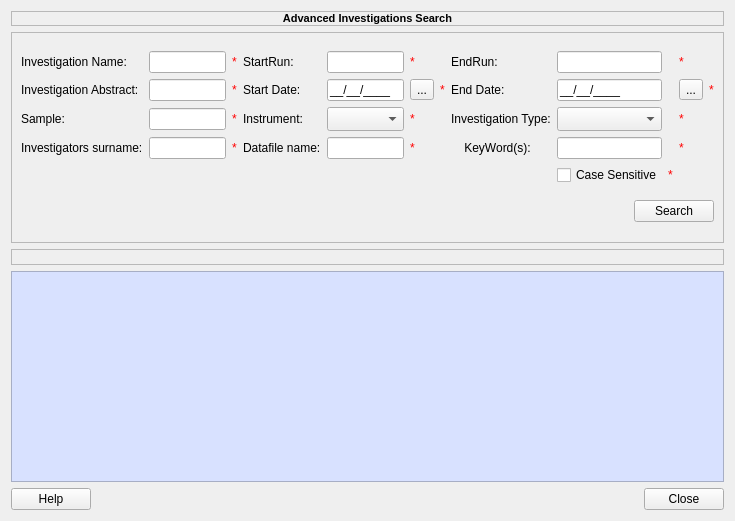
<?xml version="1.0" encoding="UTF-8"?>
<ui version="4.0">
 <class>ICatAdvancedSearch</class>
 <widget class="QWidget" name="ICatAdvancedSearch">
  <property name="geometry">
   <rect>
    <x>0</x>
    <y>0</y>
    <width>735</width>
    <height>521</height>
   </rect>
  </property>
  <property name="windowTitle">
   <string>Catalog Advanced Search</string>
  </property>
  <layout class="QGridLayout" name="gridLayout_3">
   <item row="0" column="0">
    <widget class="QLabel" name="advsearchtitleLabel">
     <property name="maximumSize">
      <size>
       <width>16777215</width>
       <height>16</height>
      </size>
     </property>
     <property name="frameShape">
      <enum>QFrame::StyledPanel</enum>
     </property>
     <property name="frameShadow">
      <enum>QFrame::Sunken</enum>
     </property>
     <property name="text">
      <string>&lt;!DOCTYPE HTML PUBLIC &quot;-//W3C//DTD HTML 4.0//EN&quot; &quot;http://www.w3.org/TR/REC-html40/strict.dtd&quot;&gt;
&lt;html&gt;&lt;head&gt;&lt;meta name=&quot;qrichtext&quot; content=&quot;1&quot; /&gt;&lt;style type=&quot;text/css&quot;&gt;
p, li { white-space: pre-wrap; }
&lt;/style&gt;&lt;/head&gt;&lt;body style=&quot; font-family:'MS Shell Dlg 2'; font-size:8.25pt; font-weight:400; font-style:normal;&quot;&gt;
&lt;p style=&quot; margin-top:0px; margin-bottom:0px; margin-left:0px; margin-right:0px; -qt-block-indent:0; text-indent:0px;&quot;&gt;&lt;span style=&quot; font-size:8pt; font-weight:600;&quot;&gt;Advanced Investigations Search&lt;/span&gt;&lt;/p&gt;&lt;/body&gt;&lt;/html&gt;</string>
     </property>
     <property name="alignment">
      <set>Qt::AlignCenter</set>
     </property>
     <property name="indent">
      <number>0</number>
     </property>
    </widget>
   </item>
   <item row="1" column="0">
    <widget class="QFrame" name="advframeWidget">
     <property name="sizePolicy">
      <sizepolicy hsizetype="Expanding" vsizetype="Expanding">
       <horstretch>0</horstretch>
       <verstretch>0</verstretch>
      </sizepolicy>
     </property>
     <property name="styleSheet">
      <string notr="true">background-image: url(:/BackGroundImage/ICatSearchBackGround.png);</string>
     </property>
     <property name="frameShape">
      <enum>QFrame::StyledPanel</enum>
     </property>
     <property name="frameShadow">
      <enum>QFrame::Sunken</enum>
     </property>
     <layout class="QGridLayout" name="gridLayout_2">
      <item row="0" column="0">
       <layout class="QGridLayout" name="gridLayout">
        <item row="0" column="0">
         <widget class="QLabel" name="invstNameLabel">
          <property name="text">
           <string>Investigation Name:</string>
          </property>
         </widget>
        </item>
        <item row="0" column="1">
         <widget class="QLineEdit" name="InvestigationName">
          <property name="sizePolicy">
           <sizepolicy hsizetype="Expanding" vsizetype="Fixed">
            <horstretch>0</horstretch>
            <verstretch>0</verstretch>
           </sizepolicy>
          </property>
         </widget>
        </item>
        <item row="0" column="2">
         <widget class="QLabel" name="InvestigationName_2">
          <property name="styleSheet">
           <string notr="true">color: rgb(255, 0, 0);</string>
          </property>
          <property name="text">
           <string>*</string>
          </property>
         </widget>
        </item>
        <item row="0" column="3">
         <widget class="QLabel" name="runNumberLabel">
          <property name="text">
           <string>StartRun:</string>
          </property>
         </widget>
        </item>
        <item row="0" column="4">
         <widget class="QLineEdit" name="StartRun">
          <property name="sizePolicy">
           <sizepolicy hsizetype="Expanding" vsizetype="Fixed">
            <horstretch>0</horstretch>
            <verstretch>0</verstretch>
           </sizepolicy>
          </property>
         </widget>
        </item>
        <item row="0" column="5">
         <widget class="QLabel" name="StartRun_2">
          <property name="styleSheet">
           <string notr="true">color: rgb(255, 0, 0);</string>
          </property>
          <property name="text">
           <string>*</string>
          </property>
         </widget>
        </item>
        <item row="0" column="7">
         <widget class="QLabel" name="label">
          <property name="text">
           <string>EndRun:</string>
          </property>
         </widget>
        </item>
        <item row="0" column="8">
         <widget class="QLineEdit" name="EndRun">
          <property name="sizePolicy">
           <sizepolicy hsizetype="Expanding" vsizetype="Fixed">
            <horstretch>0</horstretch>
            <verstretch>0</verstretch>
           </sizepolicy>
          </property>
         </widget>
        </item>
        <item row="0" column="10">
         <widget class="QLabel" name="EndRun_2">
          <property name="styleSheet">
           <string notr="true">color: rgb(255, 0, 0);</string>
          </property>
          <property name="text">
           <string>*</string>
          </property>
         </widget>
        </item>
        <item row="1" column="0">
         <widget class="QLabel" name="invstAbstractLabel">
          <property name="text">
           <string>Investigation Abstract:</string>
          </property>
         </widget>
        </item>
        <item row="1" column="1">
         <widget class="QLineEdit" name="InvestigationAbstract">
          <property name="sizePolicy">
           <sizepolicy hsizetype="Expanding" vsizetype="Fixed">
            <horstretch>0</horstretch>
            <verstretch>0</verstretch>
           </sizepolicy>
          </property>
         </widget>
        </item>
        <item row="1" column="2">
         <widget class="QLabel" name="InvestigationAbstract_2">
          <property name="styleSheet">
           <string notr="true">color: rgb(255, 0, 0);</string>
          </property>
          <property name="text">
           <string>*</string>
          </property>
         </widget>
        </item>
        <item row="1" column="3">
         <widget class="QLabel" name="startdateLabel">
          <property name="text">
           <string>Start Date:</string>
          </property>
         </widget>
        </item>
        <item row="1" column="4">
         <widget class="QLineEdit" name="StartDate">
          <property name="sizePolicy">
           <sizepolicy hsizetype="Expanding" vsizetype="Fixed">
            <horstretch>0</horstretch>
            <verstretch>0</verstretch>
           </sizepolicy>
          </property>
          <property name="toolTip">
           <string>Date in DD/MM/YYY format</string>
          </property>
          <property name="inputMask">
           <string>99/99/9999;_</string>
          </property>
          <property name="text">
           <string>//</string>
          </property>
         </widget>
        </item>
        <item row="1" column="5">
         <widget class="QToolButton" name="startdatetoolButton">
          <property name="maximumSize">
           <size>
            <width>25</width>
            <height>16777215</height>
           </size>
          </property>
          <property name="text">
           <string>...</string>
          </property>
         </widget>
        </item>
        <item row="1" column="6">
         <widget class="QLabel" name="StartDate_2">
          <property name="styleSheet">
           <string notr="true">color: rgb(255, 0, 0);</string>
          </property>
          <property name="text">
           <string>*</string>
          </property>
         </widget>
        </item>
        <item row="1" column="7">
         <widget class="QLabel" name="enddateLabel">
          <property name="text">
           <string>End Date:</string>
          </property>
         </widget>
        </item>
        <item row="1" column="8">
         <widget class="QLineEdit" name="EndDate">
          <property name="sizePolicy">
           <sizepolicy hsizetype="Expanding" vsizetype="Fixed">
            <horstretch>0</horstretch>
            <verstretch>0</verstretch>
           </sizepolicy>
          </property>
          <property name="minimumSize">
           <size>
            <width>0</width>
            <height>0</height>
           </size>
          </property>
          <property name="toolTip">
           <string>Date in DD/MM/YYY format</string>
          </property>
          <property name="inputMask">
           <string>99/99/9999;_</string>
          </property>
          <property name="text">
           <string>//</string>
          </property>
         </widget>
        </item>
        <item row="1" column="10">
         <widget class="QToolButton" name="enddatetoolButton">
          <property name="maximumSize">
           <size>
            <width>25</width>
            <height>16777215</height>
           </size>
          </property>
          <property name="text">
           <string>...</string>
          </property>
         </widget>
        </item>
        <item row="1" column="11">
         <widget class="QLabel" name="EndDate_2">
          <property name="styleSheet">
           <string notr="true">color: rgb(255, 0, 0);</string>
          </property>
          <property name="text">
           <string>*</string>
          </property>
         </widget>
        </item>
        <item row="2" column="0">
         <widget class="QLabel" name="sampleLabel">
          <property name="text">
           <string>Sample:</string>
          </property>
         </widget>
        </item>
        <item row="2" column="1">
         <widget class="QLineEdit" name="SampleName">
          <property name="sizePolicy">
           <sizepolicy hsizetype="Expanding" vsizetype="Fixed">
            <horstretch>0</horstretch>
            <verstretch>0</verstretch>
           </sizepolicy>
          </property>
          <property name="text">
           <string/>
          </property>
         </widget>
        </item>
        <item row="2" column="2">
         <widget class="QLabel" name="SampleName_2">
          <property name="styleSheet">
           <string notr="true">color: rgb(255, 0, 0);</string>
          </property>
          <property name="text">
           <string>*</string>
          </property>
         </widget>
        </item>
        <item row="2" column="3">
         <widget class="QLabel" name="instrumentLabel">
          <property name="text">
           <string>Instrument:</string>
          </property>
         </widget>
        </item>
        <item row="2" column="4">
         <widget class="QComboBox" name="Instrument">
          <property name="sizePolicy">
           <sizepolicy hsizetype="Expanding" vsizetype="Fixed">
            <horstretch>0</horstretch>
            <verstretch>0</verstretch>
           </sizepolicy>
          </property>
          <property name="toolTip">
           <string>Instrument Box</string>
          </property>
          <property name="styleSheet">
           <string notr="true">QComboBox#Instrument QListView{background-color: white;background-image: url(ICatComboBackground.png);background-attachment: scroll;}QComboBox#Instrument QListView QScrollBar:vertical{background-image: url(:/images/ICatComboVScrollbar.png); background-repeat: repeat-y; width: 17px; height:20px;} </string>
          </property>
          <property name="sizeAdjustPolicy">
           <enum>QComboBox::AdjustToMinimumContentsLengthWithIcon</enum>
          </property>
         </widget>
        </item>
        <item row="2" column="5">
         <widget class="QLabel" name="Instrument_2">
          <property name="styleSheet">
           <string notr="true">color: rgb(255, 0, 0);</string>
          </property>
          <property name="text">
           <string>*</string>
          </property>
         </widget>
        </item>
        <item row="2" column="7">
         <widget class="QLabel" name="invstTypeLabel">
          <property name="text">
           <string>Investigation Type:</string>
          </property>
         </widget>
        </item>
        <item row="2" column="8">
         <widget class="QComboBox" name="InvestigationType">
          <property name="sizePolicy">
           <sizepolicy hsizetype="Expanding" vsizetype="Fixed">
            <horstretch>0</horstretch>
            <verstretch>0</verstretch>
           </sizepolicy>
          </property>
          <property name="styleSheet">
           <string notr="true">QComboBox#InvestigationType QListView{background-color: white;background-image: url(ICatComboBackground.png);background-attachment: scroll;}QComboBox#InvestigationType QListView QScrollBar:vertical{background-image: url(:/images/ICatComboVScrollbar.png); background-repeat: repeat-y; width: 17px; height:20px;} </string>
          </property>
          <property name="sizeAdjustPolicy">
           <enum>QComboBox::AdjustToMinimumContentsLengthWithIcon</enum>
          </property>
         </widget>
        </item>
        <item row="2" column="10">
         <widget class="QLabel" name="InvestigationType_2">
          <property name="styleSheet">
           <string notr="true">color: rgb(255, 0, 0);</string>
          </property>
          <property name="text">
           <string>*</string>
          </property>
         </widget>
        </item>
        <item row="3" column="0">
         <widget class="QLabel" name="invstsurnameLabel">
          <property name="text">
           <string>Investigators surname:</string>
          </property>
         </widget>
        </item>
        <item row="3" column="1">
         <widget class="QLineEdit" name="InvestigatorSurName">
          <property name="sizePolicy">
           <sizepolicy hsizetype="Expanding" vsizetype="Fixed">
            <horstretch>0</horstretch>
            <verstretch>0</verstretch>
           </sizepolicy>
          </property>
         </widget>
        </item>
        <item row="3" column="2">
         <widget class="QLabel" name="InvestigatorSurName_2">
          <property name="styleSheet">
           <string notr="true">color: rgb(255, 0, 0);</string>
          </property>
          <property name="text">
           <string>*</string>
          </property>
         </widget>
        </item>
        <item row="3" column="3">
         <widget class="QLabel" name="datafilenameLabel">
          <property name="text">
           <string>Datafile name:</string>
          </property>
         </widget>
        </item>
        <item row="3" column="4">
         <widget class="QLineEdit" name="DataFileName">
          <property name="sizePolicy">
           <sizepolicy hsizetype="Expanding" vsizetype="Fixed">
            <horstretch>0</horstretch>
            <verstretch>0</verstretch>
           </sizepolicy>
          </property>
         </widget>
        </item>
        <item row="3" column="5">
         <widget class="QLabel" name="DataFileName_2">
          <property name="styleSheet">
           <string notr="true">color: rgb(255, 0, 0);</string>
          </property>
          <property name="text">
           <string>*</string>
          </property>
         </widget>
        </item>
        <item row="3" column="7">
         <widget class="QLabel" name="keywordsLabel">
          <property name="text">
           <string>    KeyWord(s):</string>
          </property>
         </widget>
        </item>
        <item row="3" column="8">
         <widget class="QLineEdit" name="Keywords">
          <property name="sizePolicy">
           <sizepolicy hsizetype="Expanding" vsizetype="Fixed">
            <horstretch>0</horstretch>
            <verstretch>0</verstretch>
           </sizepolicy>
          </property>
         </widget>
        </item>
        <item row="3" column="10">
         <widget class="QLabel" name="Keywords_2">
          <property name="styleSheet">
           <string notr="true">color: rgb(255, 0, 0);</string>
          </property>
          <property name="text">
           <string>*</string>
          </property>
         </widget>
        </item>
        <item row="4" column="8">
         <widget class="QCheckBox" name="casesensitiveBox">
          <property name="text">
           <string>Case Sensitive</string>
          </property>
         </widget>
        </item>
        <item row="4" column="9">
         <widget class="QLabel" name="CaseSensitive_2">
          <property name="styleSheet">
           <string notr="true">color: rgb(255, 0, 0);</string>
          </property>
          <property name="text">
           <string>*</string>
          </property>
         </widget>
        </item>
       </layout>
      </item>
      <item row="1" column="0">
       <layout class="QHBoxLayout" name="horizontalLayout_2">
        <item>
         <spacer name="horizontalSpacer_2">
          <property name="orientation">
           <enum>Qt::Horizontal</enum>
          </property>
          <property name="sizeHint" stdset="0">
           <size>
            <width>738</width>
            <height>20</height>
           </size>
          </property>
         </spacer>
        </item>
        <item>
         <widget class="QPushButton" name="searchButton">
          <property name="toolTip">
           <string>Search Investigations</string>
          </property>
          <property name="text">
           <string>Search</string>
          </property>
         </widget>
        </item>
       </layout>
      </item>
     </layout>
    </widget>
   </item>
   <item row="2" column="0">
    <widget class="QLabel" name="advsearchLabel">
     <property name="frameShape">
      <enum>QFrame::StyledPanel</enum>
     </property>
     <property name="frameShadow">
      <enum>QFrame::Sunken</enum>
     </property>
     <property name="text">
      <string/>
     </property>
    </widget>
   </item>
   <item row="3" column="0">
    <widget class="QTableWidget" name="advSearchtableWidget">
     <property name="styleSheet">
      <string notr="true">background-color: rgb(216, 225, 255);</string>
     </property>
     <property name="horizontalScrollBarPolicy">
      <enum>Qt::ScrollBarAsNeeded</enum>
     </property>
     <property name="selectionMode">
      <enum>QAbstractItemView::SingleSelection</enum>
     </property>
     <property name="selectionBehavior">
      <enum>QAbstractItemView::SelectRows</enum>
     </property>
    </widget>
   </item>
   <item row="4" column="0">
    <layout class="QHBoxLayout" name="horizontalLayout">
     <item>
      <widget class="QPushButton" name="helpButton">
       <property name="text">
        <string>Help</string>
       </property>
      </widget>
     </item>
     <item>
      <spacer name="horizontalSpacer">
       <property name="orientation">
        <enum>Qt::Horizontal</enum>
       </property>
       <property name="sizeHint" stdset="0">
        <size>
         <width>548</width>
         <height>17</height>
        </size>
       </property>
      </spacer>
     </item>
     <item>
      <widget class="QPushButton" name="closeButton">
       <property name="text">
        <string>Close</string>
       </property>
      </widget>
     </item>
    </layout>
   </item>
  </layout>
 </widget>
 <tabstops>
  <tabstop>advSearchtableWidget</tabstop>
 </tabstops>
 <resources/>
 <connections/>
</ui>
